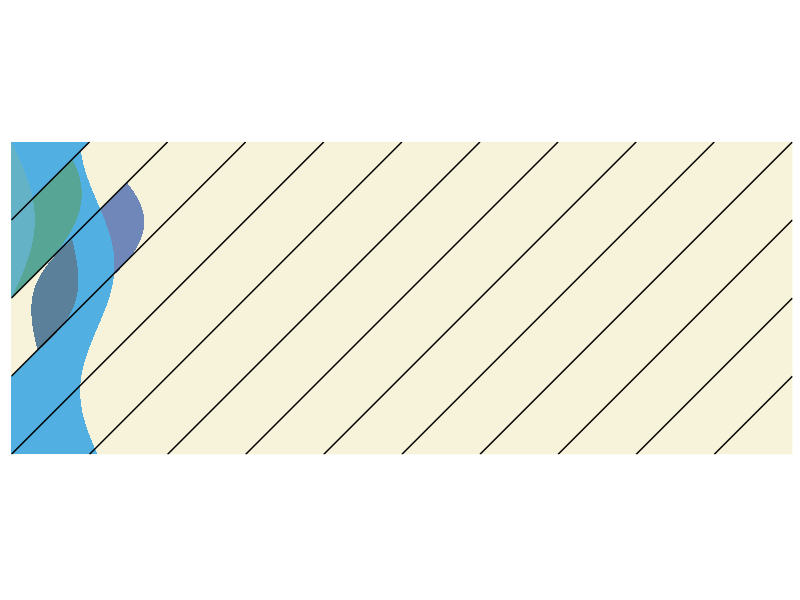
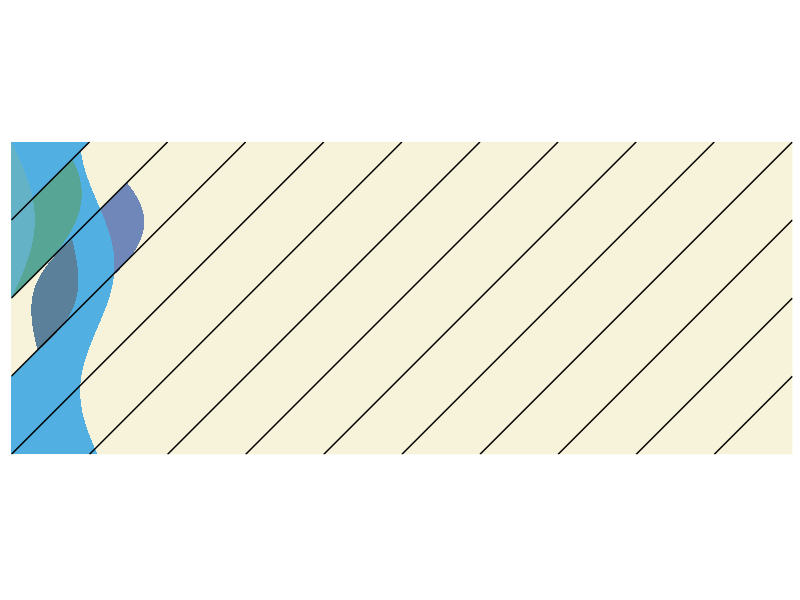

The R source for these figures, in order:
## ---- chunk 1
library(tidyverse)
#library(ggtheme)

colors<-c( "#f7f2da", #1 cream
           "#95a3c8", #2 violet
           "#7087b9", #3 purple
           "#51afe2", #4 sky blue
           "#64b2c6", #5 teal blue
           "#5b809a", #6 darker teal blue
           "#57a594", #7 green
           "#e0ac7c"  #8 orange
)
## ---- chunk 2

#function for making guidelines

get_lines<-function(x.top, height, theta, xmax){
  x.bottom = x.top-height/tan(theta)
  y.bottom = 0
  y.top = height
  if (x.bottom < 0){
    x.bottom = 0
    y.bottom = (height- tan(theta)*x.top)
  }
  if (x.top > xmax){
    x.top =  xmax
    adj = x.top-x.bottom
    y.top =  tan(pi+theta) * adj
  }

  xcoords= c(x.top, x.bottom)
  ycoords= c(y.top, y.bottom)
    p1<-geom_path( 
               aes(x=xcoords, y=ycoords)
               )
    return(list(p1))
}



#------ making guidelines

n<-12
w<-10
h<-4
theta =pi/4
df<-data.frame(
  x.top = seq(0, w+3, length.out= n+2)[-1],
  width =w,
  height=h,
  theta= theta
  )

guidelines<-df%>% #(x.top, height, theta, xmax)
  purrr::pmap(., 
            ~get_lines(x.top=..1, 
                    height =..3, 
                    theta=..4, 
                    xmax = ..2)
            )

## ---- chunk 3
leng=100
x.top.vec<-seq(0, w+3, length.out= n+2)[-1]
blob_1<-
  geom_polygon(
    aes(
      x= c(sin(seq(3*pi/4, 0, length.out=leng))*.9,0),
      y = c(seq(h, h- tan(theta)*x.top.vec[2], length.out =leng ), h)
    ),
    fill = colors[7]
  )
## ---- chunk 4

    x.top = x.top.vec[1]
    x.bottom = 0
    y.top = h
    y.bottom = (h- tan(theta)*x.top)

    blob_2<-
  geom_polygon(
    aes(
      x= c(1, x.bottom, x.bottom),
      y = c(h, y.bottom, h)
    ),
    fill = colors[4]
  )    
    
## ---- chunk 5
blob_3<-
  geom_polygon(
    aes(
      x= c(sin(seq(0, pi, length.out=leng)))*.3,
      y = c(seq(h, h- tan(theta)*x.top.vec[2], length.out =leng ))
    ),
    fill = colors[5]
  )
## ---- chunk 6
blob_4<-
 geom_polygon(
    aes(
      x= c(sin(seq(-1.5, 2*pi, length.out=leng))*1.1 +5.5,0,0)*.2,
      y = c(seq(h, 0, length.out =leng ), 0, h)
    ),
    fill = colors[4]
  )
## ---- chunk 7
x.top<-x.top.vec[2]
    x.1 = 0
    y.1 = (h- tan(theta)*x.top)
x.top<-x.top.vec[3]   
    x.2 = 0
    y.2 = (h- tan(theta)*x.top)
x.3<- .6
y.3<- y.2+.6
x.4<- .6
y.4<-y.1+.6
    
    
blob_5<-
 geom_polygon(
    aes(
      x= c(x.1, x.2, x.3, x.4),
      y = c(y.1, y.2, y.3, y.4)
    ),
    fill = colors[1]
  )
## ---- chunk 8

xcoords= c(
        c(sin(seq(0, pi, length.out=leng))*1.1 +3.5)*.25,
        c(sin(seq(0, pi, length.out=leng))*-1.1 +3.5)*.25
      )

ycoords = c(
        seq(y.3-.25, y.4+.25, length.out =leng ),
        seq(y.4+.25, y.3-.25, length.out =leng )
      )
angle=0.3
 R<-matrix(c(cos(angle), sin(angle), -sin(angle), cos(angle) ), nrow=2)
  coords_xy<-rbind(xcoords,ycoords)
  coords_xy<-t(coords_xy)%*%R

blob_6<-
 geom_polygon(
    aes(x=coords_xy[,1]-.9,
        y=coords_xy[,2]+.29
    ),
    fill = colors[6]
  )


###


## ---- chunk 9
blob_7<-
  geom_polygon(
    aes(
      x= c(sin(seq(2.9*pi/4, 0, length.out=leng))*.9,0)+.8,
      y = c(seq(h-.05, h-.05- 1.6, length.out =leng ), h-.74)-.48
    ),
    fill = colors[3]
  )
## ---- chunk 10

g<-  ggplot() +
  scale_x_continuous(limits = c(0,10), expand = c(0, 0)) +
  scale_y_continuous(limits = c(0,4), expand = c(0, 0))+
  coord_fixed() +
  theme(axis.title.x=element_blank(),
        
        axis.text.x=element_blank(),
        axis.ticks.x=element_blank(),
        axis.title.y=element_blank(),
        axis.text.y=element_blank(),
        axis.ticks.y=element_blank(),
        panel.background = 
          element_rect(fill="#f7f2da", colour="#f7f2da"),
        panel.grid.major = element_blank(),
        panel.grid.minor = element_blank())+
  blob_7+  
  blob_4+
  blob_1+

  blob_2+
 
  blob_3+
  blob_5+
  blob_6+

  guidelines
  
g

png("Red_Movement_Bridget_riley/Red_Movement_second_try.png", width=8, height=4, res=500, units="in")
g
dev.off()

